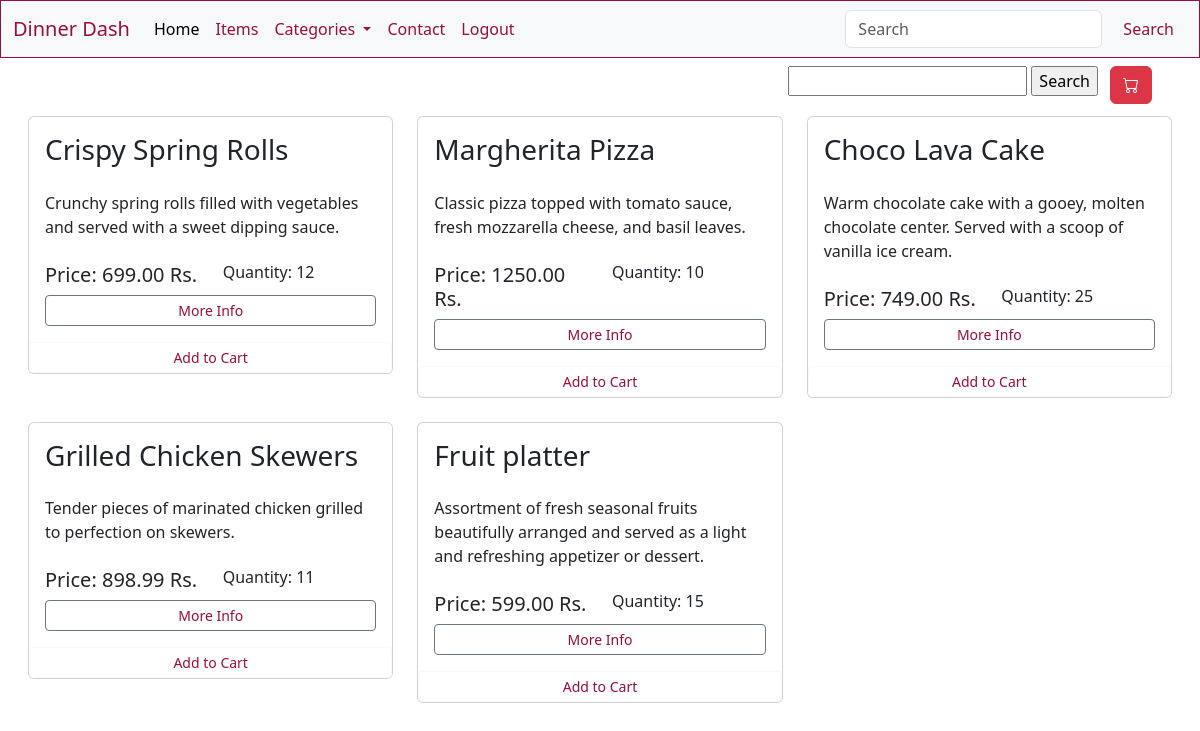
The app's page /about, older data.
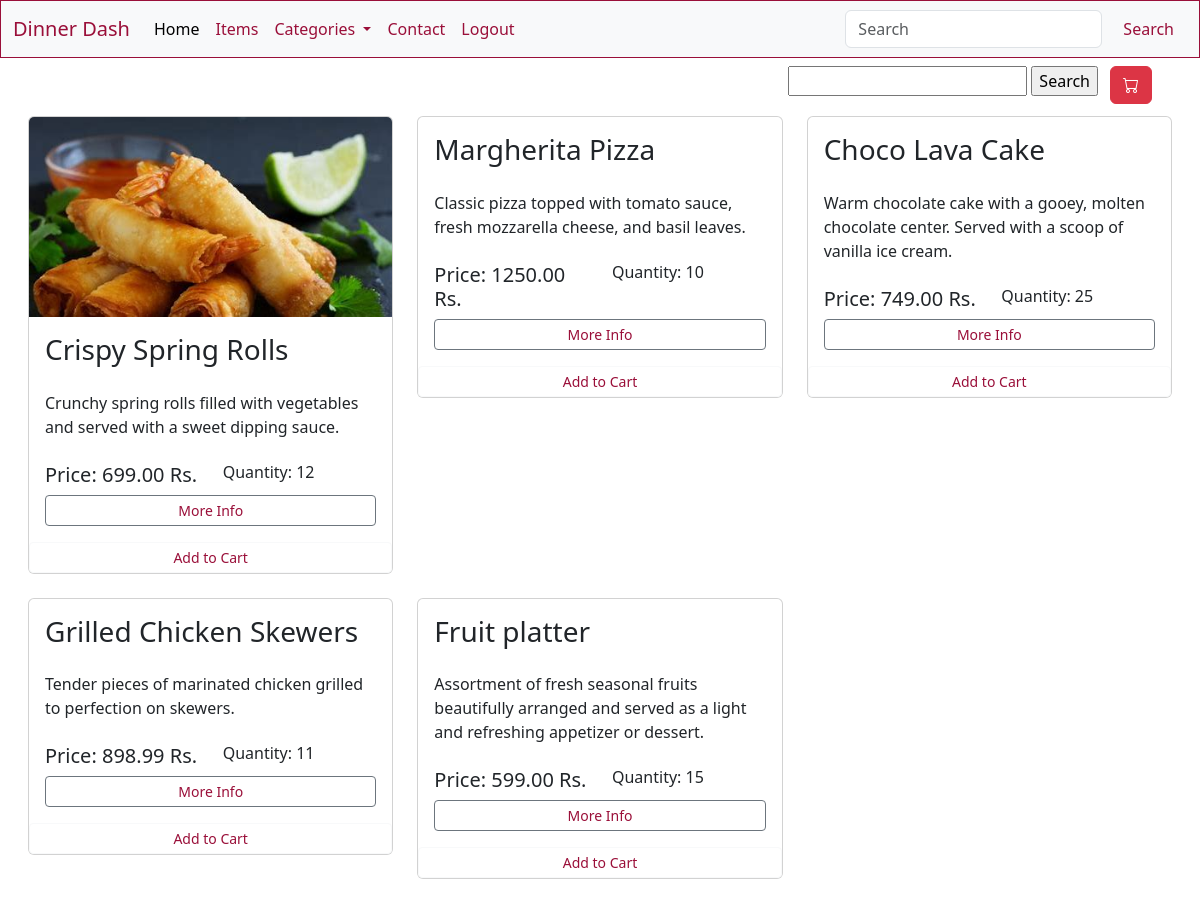
The same page, newer data.
### home/models.py (models this page shows, shortened)
class Item(models.Model):
    title = models.CharField(max_length=100, unique=True)
    description = models.TextField()
    price = models.DecimalField(max_digits=10, decimal_places=2)
    categories = models.ManyToManyField(Category)
    photo = models.ImageField(upload_to='item_photos/', null=True, blank=True)
    is_retired = models.BooleanField(default=False)
    quantity = models.PositiveIntegerField(default = 0)

### home/views.py (the view, shortened to what this page needs)
# urls.py: path("about", views.about.as_view(), name='about'),
class about(View):
    def get(self, request):
        items = Item.objects.all()
        print("get method called")
        return render(request, 'about.html', {'items' : items})

### templates/about.html (shortened to what this page needs)
{% extends 'base.html' %}
{% block body %}
<div class="d-flex justify-content-end">
  <form action="/about" method = "post" class="m-2 me-1">
    <input type="text" name="category_name">
    <input type="submit" value="Search">
  </form>
  <a href="{% url 'cart_view' %}" class="btn btn-danger m-2 me-5"><i class="bi bi-cart"></i></a>
</div>
{% if items%}
<div class="row m-3 mt-1">
    {% for item in items%}
    <div class="col-md-4">
      <div class="card mb-4 box-shadow">
        {% if item.photo %}
        <img class="card-img-top item-image" src="{{item.photo.url}}" alt="Card image cap">
        {% endif%}
        <div class="card-body">
            <div class="row mb-3">
          <h3 class="pinkhead">{{item.title}}</h3>
            </div>
            <div class="row mb-4">
          <p class="card-text">{{ item.description}}</p>
            </div>
            <div class="row mb-">
                <div class="col-md-6">
          <h5 class="pinkhead">Price: {{item.price}} Rs.</h5>
                </div>
                <div class="col-md-6">
          <h6 class="pinkhead">Quantity: {{item.quantity}}</h6>
                </div>
            </div>
          <div class="d-flex justify-content-between align-items-center">
            <div class="w100">
              <button type="button" class="btn btn-sm btn-outline-secondary pinkcolorbtn w100">More Info</button>
            </div>
        </div>
    </div>
    <div class="d-flex justify-content-center w100">
    <form action="/addItem" method="post" class="w100">
    <input type="submit" class="btn btn-sm btn-outline-light pinkcolorbtn w100" value="Add to Cart">
  </form>
</div>
      </div>
    </div>
    {% endfor%}
{% endif %}
</div>
{% endblock body %}

Row changes from the older to the newer data that the page shows:
changed Item "Crispy Spring Rolls": photo: picture added
